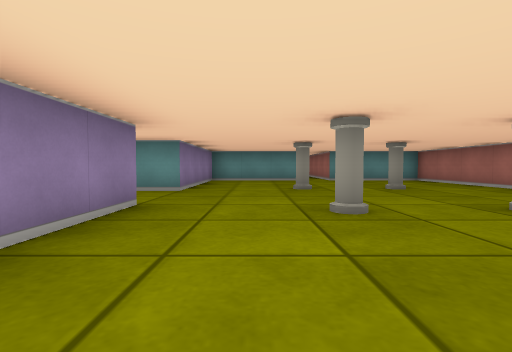
[1] (above)

17 first-person views from a walk through a cub3D level. The camera is about half as high as the walls, tilts 2° down and sees 85° across. The floor is counted in squares. Each view is taken from the middle of a square. On the plan, view 1 faces up. The plan holds only what a view shows up to about 9 squares ahead; the rest is blank.

[2]
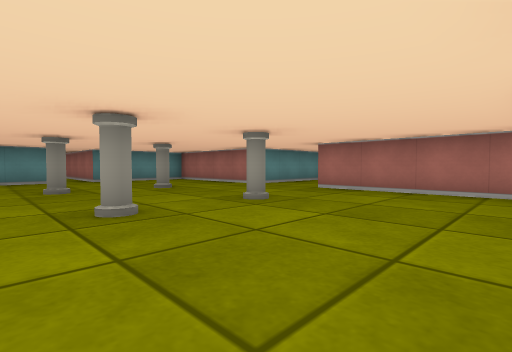

[3]
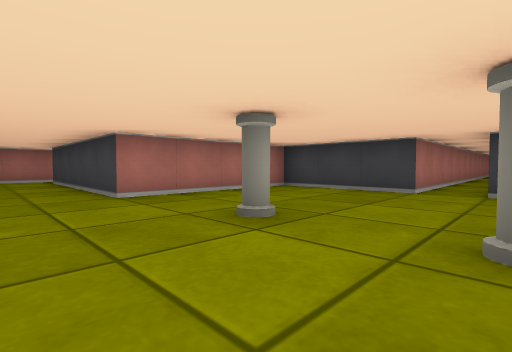

[4]
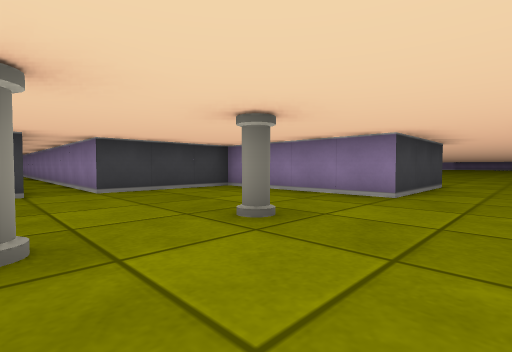

[5]
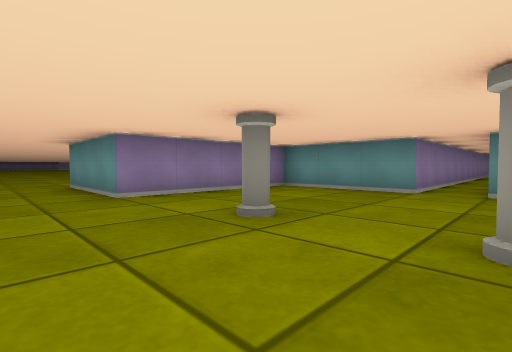

[6]
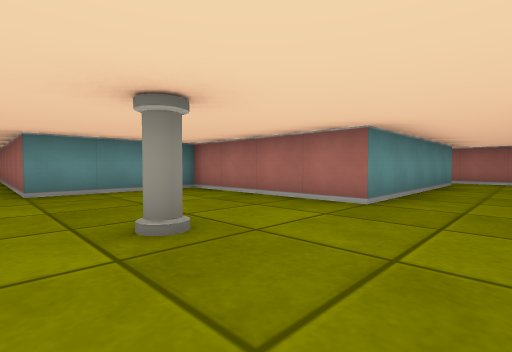

[7]
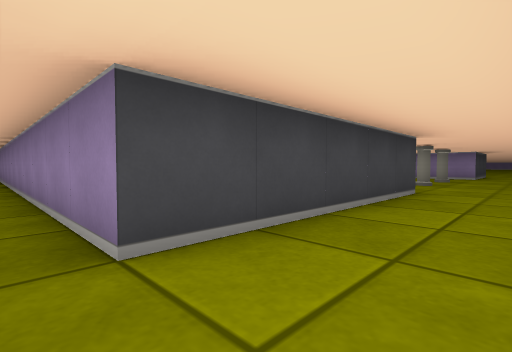

[8]
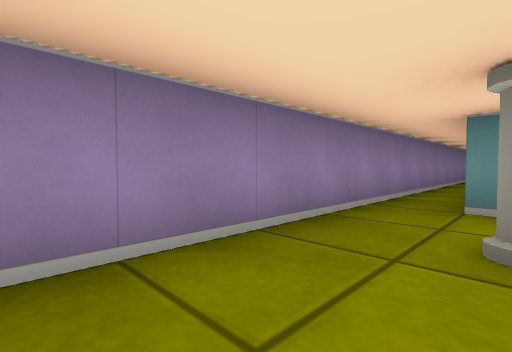

[9]
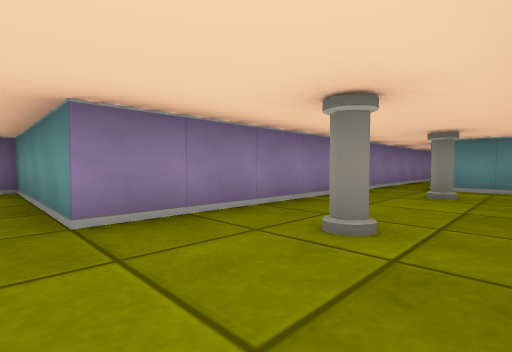

[10]
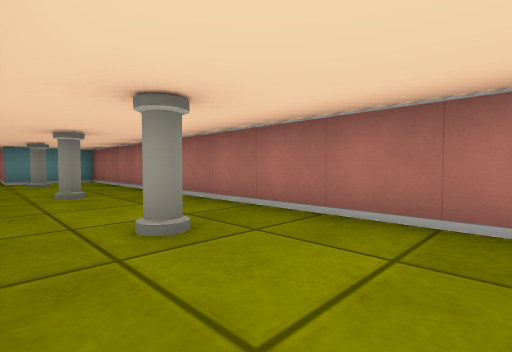

[11]
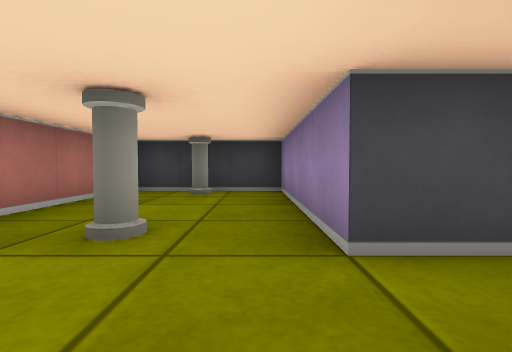

[12]
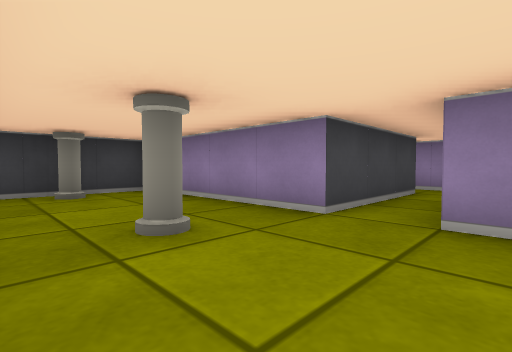

[13]
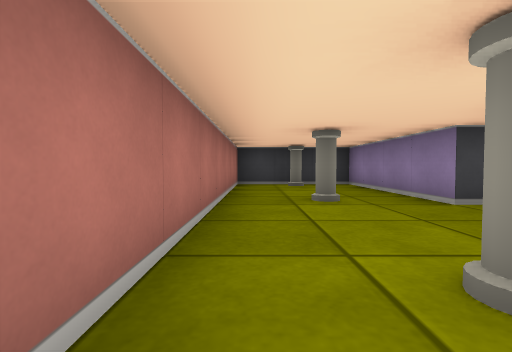

[14]
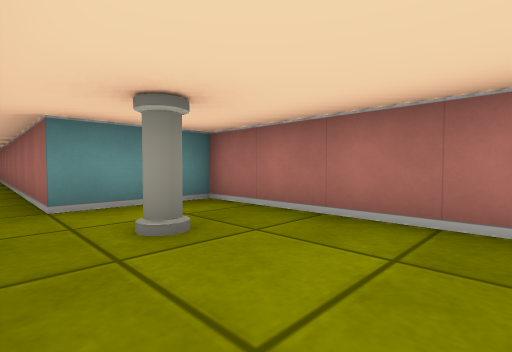

[15]
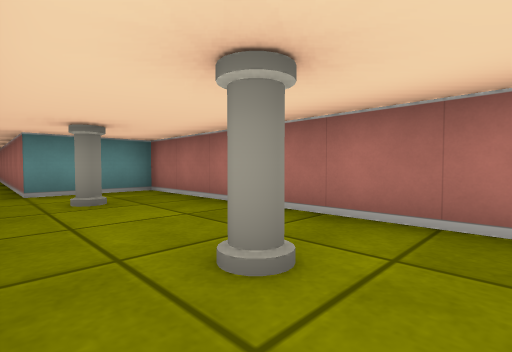

[16]
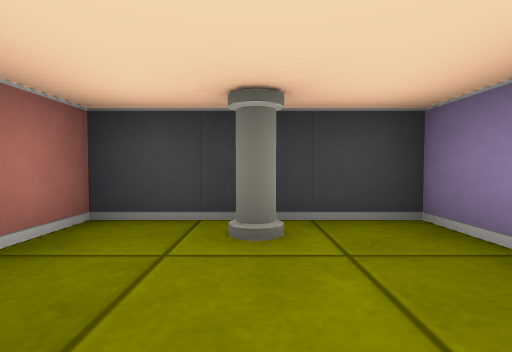

[17]
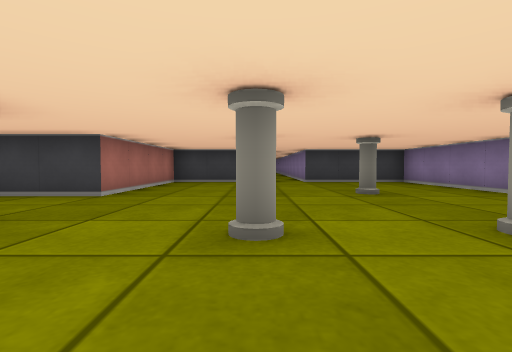

### Floor plan
Points are (right, up) in squares from view 1. A wall is a line through its corners. A room is listed if a view was taken in it or the views show most of it. See-through windows are left out.
Room 1 (views 1, 2, 3, 4, 5, 6, 7, 17)
walls: (2.5, -6.2) (2.5, -0.5) (5.5, -0.5) (5.5, 3.5) (10.5, 3.5) (10.5, -3.5); (-4.6, 3.5) (-1.5, 3.5) (-1.5, -0.5) (1.5, -0.5) (1.5, -6.2); (1.5, 9.5) (-1.5, 9.5) (-1.5, 5.5) (-4.5, 5.5); (10.5, 5.5) (5.5, 5.5) (5.5, 9.5) (2.5, 9.5); (11.5, -3.5) (11.5, 5.8)
ways out: opening at (11, -4) to room 2; opening at (-4, 4.5); opening at (2, 10)
objects: pillar (1, 3); pillar (1, 6); pillar (3, 3); pillar (3, 6)
Room 2 (views 8, 9, 10, 11, 12, 13, 14, 15, 16)
walls: (7.5, -10.5) (10.5, -10.5) (10.5, -14.5) (13.5, -14.5) (13.5, -3.5) (11.5, -3.5); (10.5, -3.5) (10.5, -9.5) (7.5, -9.5)
ways out: opening at (11, -4) to room 1; opening at (8, -10)
objects: pillar (12, -14); pillar (12, -11); pillar (12, -8); pillar (12, -5)

Where each view was taken, in squares from view 1:
view 1: 0 up, 0 right, facing up
view 2: 0 up, 0 right, facing up-right
view 3: 5 up, 1 right, facing down-right
view 4: 5 up, 3 right, facing down-left
view 5: 4 up, 3 right, facing up-left
view 6: 4 up, 2 right, facing up-right
view 7: 5 up, 11 right, facing down-left
view 8: 7 down, 12 right, facing up-left
view 9: 10 down, 13 right, facing up-left
view 10: 13 down, 11 right, facing up-right
view 11: 9 down, 11 right, facing down
view 12: 9 down, 13 right, facing down-left
view 13: 7 down, 13 right, facing down
view 14: 7 down, 11 right, facing up-right
view 15: 9 down, 11 right, facing up-right
view 16: 12 down, 12 right, facing down
view 17: 8 up, 3 right, facing down
